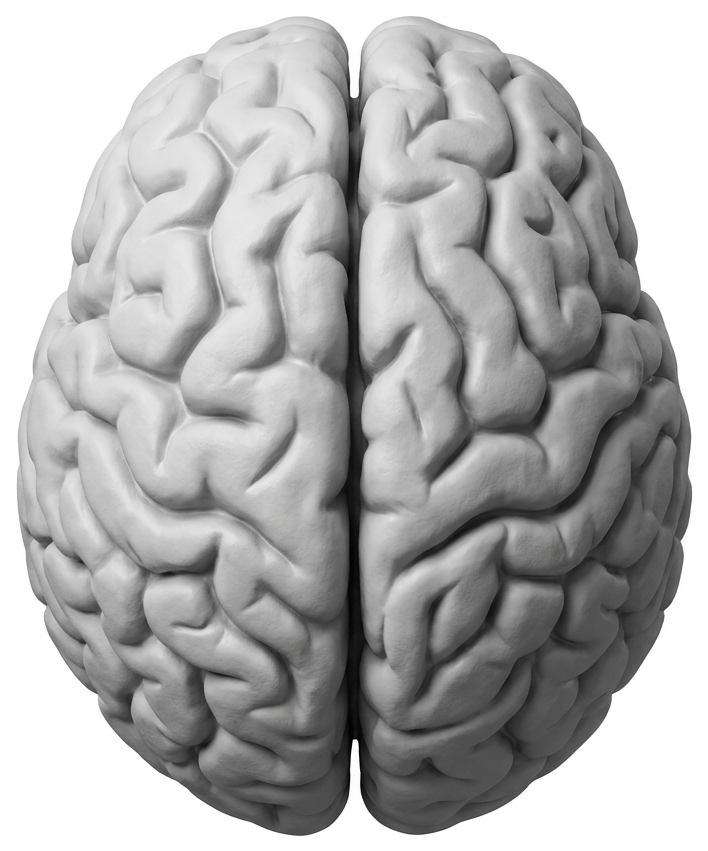
#> input picture assets/motion/brain.png, 708 x 851 px; its folder holds only this picture in this run
$ python -i quality.py   (imports and definitions only)   (older library calls are emulated)
#> lines starting #> are read from the running program, lines starting #| are printed output that depends on the picture
#!/usr/bin/env python3
"""
quality.py — shared clip-quality measurements.

One measurement, one definition, used by the plan validator (pre-render), the
renderer (in-point floor), the keyframe scanner (candidates.json) and QA
(rendered-frame identity).

Sharpness is Laplacian variance on the greyscale frame; "ratio" is the frame's
score divided by the clip's median score, so a dark clip is not punished for
being dark — only for using a soft moment of it. Luma and motion are sampled in
the same pass so scoring a candidate never re-decodes the clip.

The demo measured on 2026-11-15: clip medians 41.4 / 44.4 / 26.7 / 15.5 / 11.5,
and three of the sixteen planned in-points sat below 0.60x of their own median
(worst 0.33x). That is the failure this module exists to catch.
"""
from __future__ import annotations

import hashlib
import json
import subprocess
from pathlib import Path

import cv2
import numpy as np

from ..context import CACHE_DIR

CACHE = CACHE_DIR / "clip_quality"
SCHEMA = "v3"


def _gray(frame: np.ndarray, size: int | None = None) -> np.ndarray:
    gray = cv2.cvtColor(frame, cv2.COLOR_BGR2GRAY)
    if size:
        gray = cv2.resize(gray, (size, size), interpolation=cv2.INTER_AREA)
    return gray


# [21 lines left out: functions probe_duration, frame_sharpness, not called in this run]


def scan_clip(path: Path, step: float = 0.2) -> dict:
    """Sample the clip every `step` seconds: sharpness, luma and motion."""
#> called with path = '../../../assets/motion/brain.png', step = 0.2
    cap = cv2.VideoCapture(str(path))
    try:
        fps = cap.get(cv2.CAP_PROP_FPS) or 30.0
        duration = cap.get(cv2.CAP_PROP_FRAME_COUNT) / fps if fps else 0.0
        values: list[tuple[float, float]] = []
        luma: list[tuple[float, float]] = []
        motion: list[tuple[float, float]] = []
        prev: np.ndarray | None = None
        t = 0.0
        while t <= duration + 1e-6:
            cap.set(cv2.CAP_PROP_POS_MSEC, t * 1000.0)
            ok, frame = cap.read()
#> frame is the input picture: shape (851, 708, 3); mean B, G, R 176.6, 176.8, 176.8
            if not ok:
                break
            gray = _gray(frame)
            small = cv2.resize(gray, (96, 96), interpolation=cv2.INTER_AREA)
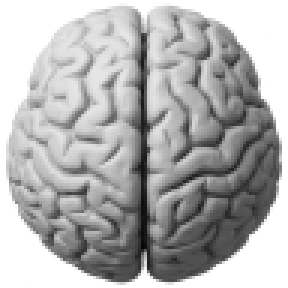
#> small: shape (96, 96) (shown 3 times larger); min 7, max 255, mean 176.8
            stamp = round(t, 3)
            values.append((stamp, round(float(cv2.Laplacian(gray, cv2.CV_64F).var()), 2)))
            luma.append((stamp, round(float(small.mean()), 1)))
            if prev is None:
                motion.append((stamp, 0.0))
            else:
                motion.append((stamp, round(float(np.abs(
                    small.astype(np.float32) - prev.astype(np.float32)).mean()), 2)))
            prev = small
            t += step
    finally:
        cap.release()
    if not values:
        return {"path": str(path), "duration_sec": 0.0, "median": 0.0,
                "max": 0.0, "samples": [], "luma": [], "motion": []}
    scores = [s for _, s in values]
#> scores = [194.3]
    return {
        "path": str(path),
        "duration_sec": round(duration, 3),
        "median": round(float(np.median(scores)), 2),
        "max": round(float(max(scores)), 2),
        "samples": values,
        "luma": luma,
        "motion": motion,
    }


# [118 lines left out: functions cached_scan, ratio, window_stats, normalized_clip_path, ensure_normalized_clip, frame_crop_gray and 1 more, not called in this run]


# ------------------------------------------------------------------ beat policy
BEAT_POLICIES = ("music", "picture")


# [10 lines left out: function beat_policy, not called in this run]


def picture_driven(cfg: dict | None) -> bool:
    return beat_policy(cfg) == "picture"

>>> result = scan_clip('../../../assets/motion/brain.png')
#> result = {'path': '../../../assets/motion/brain.png', 'duration_sec': 0.033, 'median': 194.3, 'max': 194.3, 'samples': [(0, 194.3)], 'luma': [(0, 176.8)], 'motion': [(0, 0)]}

$ run again, on assets/motion/eyeball.png
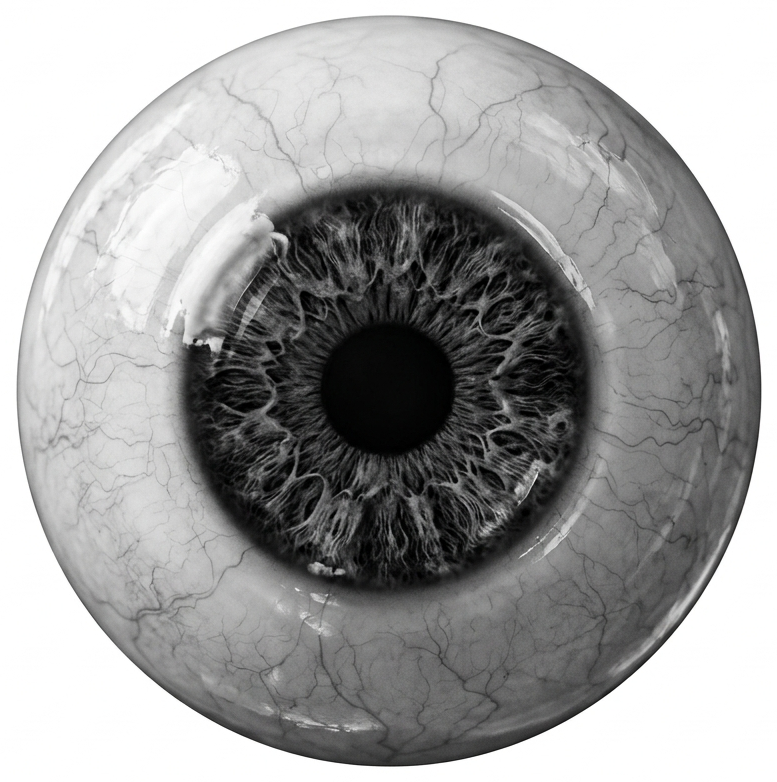
#> input picture assets/motion/eyeball.png, 777 x 782 px
#> in scan_clip, frame is the input picture: shape (782, 777, 3); mean B, G, R 160.9, 161, 160.9
#> in scan_clip, `small = cv2.resize(gray, (96, 96), interpolation=cv2.INTER_AREA)`:
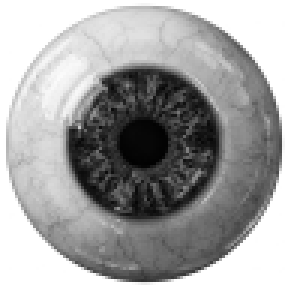
#> small: shape (96, 96) (shown 3 times larger); min 2, max 255, mean 161
#> scores = [433.2]
#> result = {'path': '../../../assets/motion/eyeball.png', 'duration_sec': 0.033, 'median': 433.2, 'max': 433.2, 'samples': [(0, 433.2)], 'luma': [(0, 161)], 'motion': [(0, 0)]}
